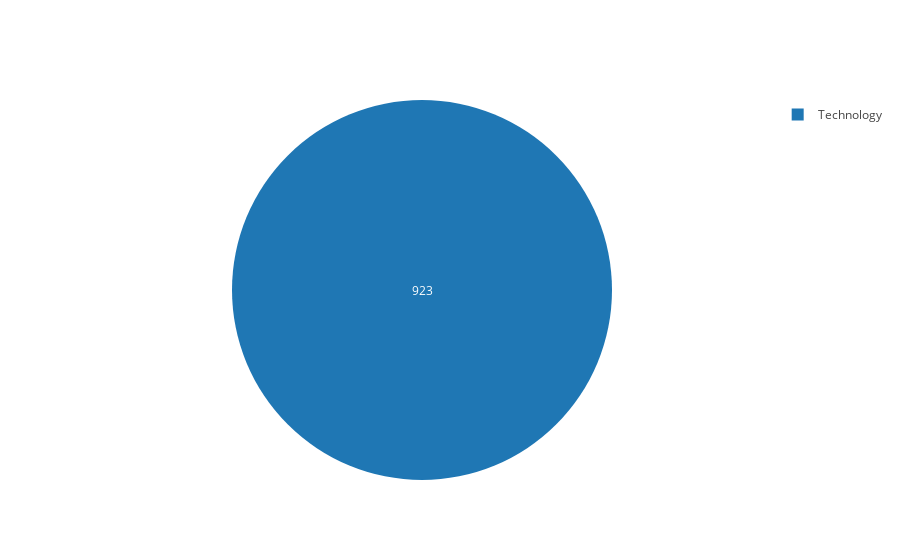

Notebook code cell kept with this figure:
### Code cell
# load topic_id dictionary
df_topics = pd.read_csv("../dataset/eddy_topics.csv")
id2name = pd.Series(df_topics.topic_name.values, index=df_topics.topic_id).to_dict()
id2theme = pd.Series(df_topics.theme_name.values, index=df_topics.topic_id).to_dict()
name2id = {v:k for (k,v) in id2name.items()}

eddy_labels = list(set(fr_train["topic_id"]))
eddy_labels = [int(label[9::]) for label in eddy_labels]
eddy_themes = [id2theme[label] for label in eddy_labels]

labels = list(Counter(eddy_themes).keys())
values = list(Counter(eddy_themes).values())
trace = go.Pie(labels=labels, values=values, textinfo='value')
iplot([trace], filename='eddy themes')

### Figure 1 — Plotly figure (JSON) as saved in the notebook; plotly's stock layout.template omitted (floating-point values rounded to 4 significant figures)
{"data": [{"labels": ["Technology"], "textinfo": "value", "type": "pie", "values": [923]}], "layout": {}}
